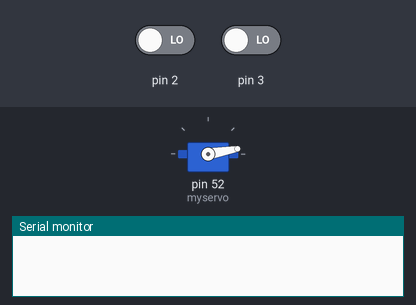
Simulated run of this sketch. Board: Arduino Mega 2560, built with avr-gcc and run on an emulated ATmega2560. On the bench: servo, the last lines printed to the serial monitor. Inputs (shaded band) come from the test bench; at power-on: pin 2 LOW, pin 3 LOW.

Above: at 0.1 s.
At 0.9 s:
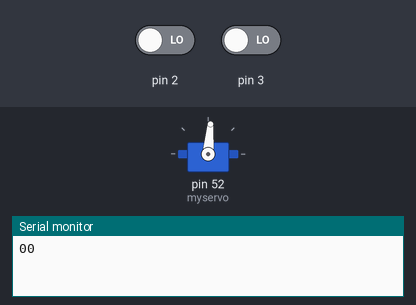
Timing chart, 0 to 2.4 s (numbered marks = the images above):
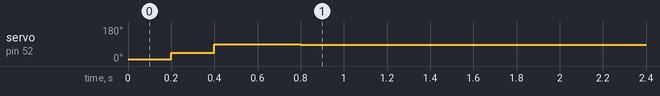

Measured:
- by itself, servo on pin 52 (myservo): 10° → 45° at 0.20 s, → 90° 0.20 s later, → 85° 0.40 s later

The sketch:

implementacion-11-mayo.ino
```cpp
#include <SD.h>

#include <Servo.h>
Servo myservo;

int a, b;
int estado = 10;

/*
 * Negro es uno
 * Blanco es cero
 */

void setup() {
  // put your setup code here, to run once:
  Serial.begin(9600);
  myservo.attach(52);
  myservo.write(10);
  delay(200);//Let system settle
  myservo.write(45); //47 es nuestro centro.
  delay(200);
  myservo.write(90);
  delay(200);

  pinMode(2,INPUT);
  pinMode(3,INPUT);
}

void loop() {
  // put your main code here, to run repeatedly:
  a = digitalRead(2); //derecho
  b = digitalRead(3); //izquierdo
  //c = analogRead(A0);
  Serial.print(a);
  Serial.println(b);
  //Serial.println(c);
  delay(200);

    if(a == 1) {
    if (b == 1) {
      if(estado != 45) {
        myservo.write(45);
        delay(100);
        estado = 45;
      }
    } else {
      if (estado != 85) {
        myservo.write(85);
        delay(100);
        estado = 85;
      }
    }
  } else {
    if (b == 1) {
        if(estado != 10) {
        myservo.write(10);
        delay(100);
        estado = 10;
      }
    } else {
      myservo.write(85);
      delay(100);
      estado = 85;
    }
  }
}
```
